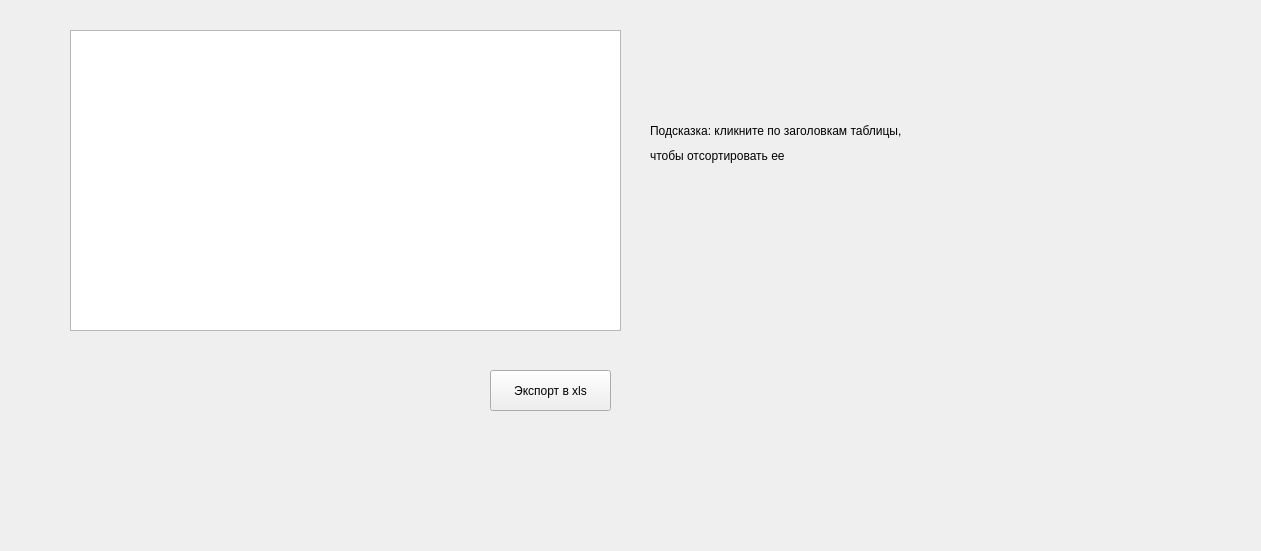
<?xml version="1.0" encoding="UTF-8"?>
<ui version="4.0">
 <class>Result</class>
 <widget class="QWidget" name="Result">
  <property name="geometry">
   <rect>
    <x>0</x>
    <y>0</y>
    <width>1261</width>
    <height>551</height>
   </rect>
  </property>
  <property name="windowTitle">
   <string>Form</string>
  </property>
  <widget class="QPushButton" name="ExportButton">
   <property name="geometry">
    <rect>
     <x>490</x>
     <y>370</y>
     <width>121</width>
     <height>41</height>
    </rect>
   </property>
   <property name="text">
    <string>Экспорт в xls</string>
   </property>
  </widget>
  <widget class="QTableWidget" name="tableWidget">
   <property name="geometry">
    <rect>
     <x>70</x>
     <y>30</y>
     <width>551</width>
     <height>301</height>
    </rect>
   </property>
  </widget>
  <widget class="QLabel" name="label">
   <property name="geometry">
    <rect>
     <x>650</x>
     <y>100</y>
     <width>341</width>
     <height>61</height>
    </rect>
   </property>
   <property name="text">
    <string>Подсказка: кликните по заголовкам таблицы,</string>
   </property>
  </widget>
  <widget class="QLabel" name="label_2">
   <property name="geometry">
    <rect>
     <x>650</x>
     <y>140</y>
     <width>181</width>
     <height>31</height>
    </rect>
   </property>
   <property name="text">
    <string>чтобы отсортировать ее</string>
   </property>
  </widget>
 </widget>
 <resources/>
 <connections/>
</ui>
